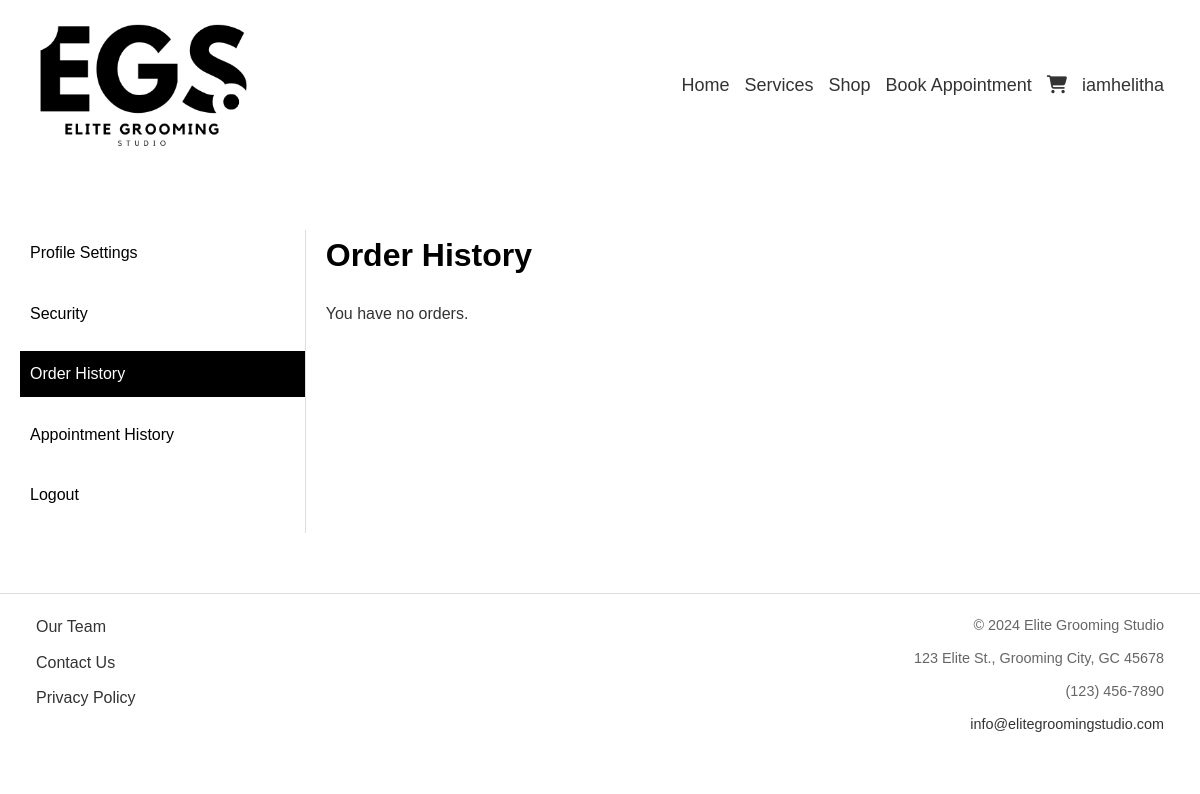
/profile/orders.php (signed in), run on an earlier commit of the app's database.
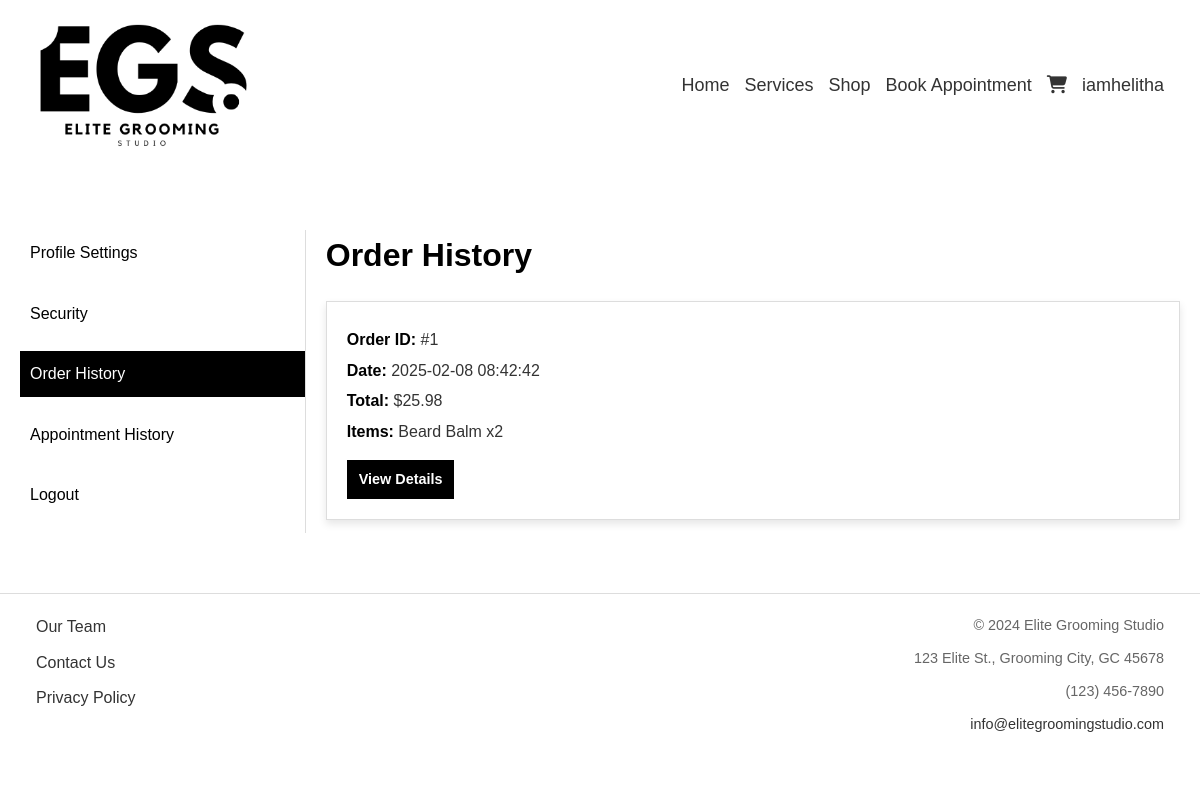
And on a later commit of the database.
### tables this page shows
CREATE TABLE `orders` (
  `order_id` int NOT NULL,
  `user_id` int DEFAULT NULL,
  `guest_id` int DEFAULT NULL,
  `total_amount` decimal(10,2) NOT NULL,
  `order_status` enum('Pending','Completed','Cancelled') DEFAULT 'Pending',
  `created_at` timestamp NULL DEFAULT CURRENT_TIMESTAMP,
  `updated_at` timestamp NULL DEFAULT CURRENT_TIMESTAMP ON UPDATE CURRENT_TIMESTAMP
);

### functions.php (called while the page is built, shortened)
<?php
function connectDB()
{
    try {
        $pdo = new PDO('mysql:host=' . DB_HOST . ';dbname=' . DB_NAME, DB_USER, DB_PASS);
        $pdo->setAttribute(PDO::ATTR_ERRMODE, PDO::ERRMODE_EXCEPTION);
        $pdo->setAttribute(PDO::ATTR_DEFAULT_FETCH_MODE, PDO::FETCH_ASSOC);
        return $pdo;
    } catch (PDOException $e) {
        die("Database connection failed: " . $e->getMessage());
    }
}
function getRecentOrders($userId, $limit = 10)
{
    $pdo = connectDB();
    try {
        $sql = "SELECT * FROM orders WHERE user_id = :user_id ORDER BY created_at DESC LIMIT :limit";
        $stmt = $pdo->prepare($sql);
        $stmt->bindValue(':user_id', $userId, PDO::PARAM_INT);
        $stmt->bindValue(':limit', $limit, PDO::PARAM_INT);
        $stmt->execute();
        return $stmt->fetchAll();
    } catch (PDOException $e) {
        return false;
    }
}
function getOrderItems($orderId)
{
    $pdo = connectDB();
    try {
        $sql = "SELECT oi.*, i.item_name
                FROM order_items oi
                LEFT JOIN items i ON oi.item_id = i.item_id
                WHERE oi.order_id = :order_id";
        $stmt = $pdo->prepare($sql);
        $stmt->execute([':order_id' => $orderId]);
        return $stmt->fetchAll();
    } catch (PDOException $e) {
        return false;
    }
}

### profile/orders.php (the view, shortened to what this page needs)
<!DOCTYPE html>
<html lang="en">
<head>
    <link rel="stylesheet" href="/EGS/assets/css/style.css">
</head>
<body>
    <?php
    require_once $_SERVER['DOCUMENT_ROOT'] . '/EGS/elements/header.php';
    require_once $_SERVER['DOCUMENT_ROOT'] . '/EGS/functions.php';
    $userId = $_SESSION['user_id'];
    $orders = getRecentOrders($userId);
    ?>
    <main class="profile-container">
        <?php require_once $_SERVER['DOCUMENT_ROOT'] . '/EGS/profile/sidebar.php'; ?>
        <div class="profile-content">
            <h1>Order History</h1>
            <?php if ($orders && count($orders) > 0): ?>
                <ul class="order-list">
                    <?php foreach ($orders as $order):
                        $orderItems = getOrderItems($order['order_id']);
                    ?>
                        <li>
                            <p><strong>Order ID:</strong> #<?= htmlspecialchars($order['order_id']) ?></p>
                            <p><strong>Date:</strong> <?= htmlspecialchars($order['created_at']) ?></p>
                            <p><strong>Total:</strong> $<?= htmlspecialchars($order['total_amount']) ?></p>
                            <?php if ($orderItems && count($orderItems) > 0): ?>
                                <p><strong>Items:</strong>
                                    <?php
                                    $itemsText = [];
                                    foreach ($orderItems as $item) {
                                        $itemsText[] = htmlspecialchars($item['item_name']) . " x" . htmlspecialchars($item['quantity']);
                                    }
                                    echo implode(", ", $itemsText);
                                    ?>
                                </p>
                            <?php endif; ?>
                            <a href="/EGS/profile/order-details.php?order_id=<?= $order['order_id'] ?>">View Details</a>
                        </li>
                    <?php endforeach; ?>
                </ul>
            <?php else: ?>
                <p>You have no orders.</p>
            <?php endif; ?>
        </div>
    </main>
    <?php require_once $_SERVER['DOCUMENT_ROOT'] . '/EGS/elements/footer.php'; ?>
</body>
</html>

What changed in the data, as far as the page shows it:
added orders: order_id "1", created_at "2025-02-08 08:42:42", total_amount "25.98", itemsText "Beard Balm x2"
Also different on the page:
text no longer shown: "You have no orders."
